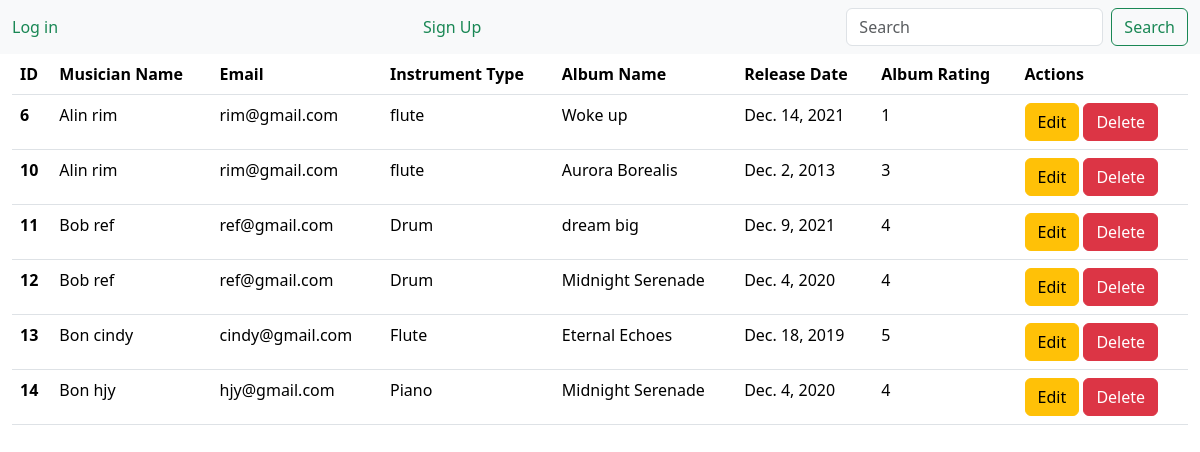
Before: / with the older database file.
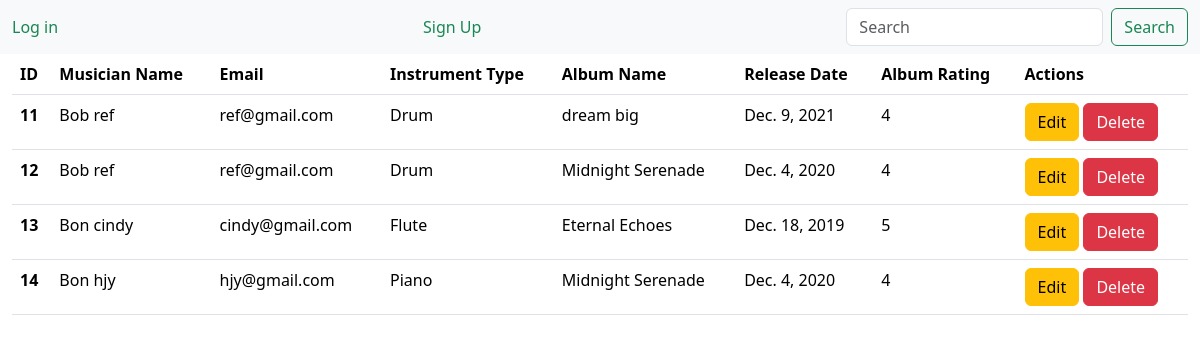
After: the same page with the newer database file.
### album_app/models.py (models this page shows, shortened)
class AlbumInfo(models.Model):
    album_name = models.CharField(max_length=50)
    release_date = models.DateField()
    rating = models.IntegerField(choices=[(i, i) for i in range(1, 6)])
    musician = models.ForeignKey(MusicianInfo, on_delete=models.CASCADE)

### musician_app/models.py (models this page shows, shortened)
class MusicianInfo(models.Model):
    firstName = models.CharField(max_length=50)
    lastName = models.CharField(max_length=50)
    email = models.CharField(max_length=50)
    phone_num = models.CharField(max_length=12)
    Instrument_type = models.CharField(max_length=50)

### Musicians_Directory/views.py (the view)
# urls.py: 2. Add a URL to urlpatterns:  path('', views.home, name='home')
def home(request):
    data = AlbumInfo.objects.all()
    return render(request, 'home.html', {'data': data})

### templates/home.html
{% extends "base.html" %}
{% block content %}
<div class="container-fluid">
    <table class="table">
        <thead>
            <tr>
                <th scope="col">ID</th>
                <th scope="col">Musician Name</th>
                <th scope="col">Email</th>
                <th scope="col">Instrument Type</th>
                <th scope="col">Album Name</th>
                <th scope="col">Release Date</th>
                <th scope="col">Album Rating</th>
                <th scope="col">Actions</th>
            </tr>
        </thead>
        <tbody>
            {% for album in data %}
                <tr>
                    <th scope="row">{{ album.id }}</th>
                    <td>{{ album.musician.firstName }} {{ album.musician.lastName }}</td>
                    <td>{{album.musician.email }}</td>
                    <td>{{album.musician.Instrument_type }}</td>
                    <td>{{ album.album_name }}</td>
                    <td>{{ album.release_date }}</td>
                    <td>{{ album.rating }}</td>
                    <td>
                        <a href="{% url 'edit_musician' album.musician.id %}" class="btn btn-warning">Edit </a>
                        <a href="{% url 'delete_musician' album.musician.id %}" class="btn btn-danger">Delete </a>
                    </td>
                </tr>
            {% endfor %}
        </tbody>
    </table>
</div>
{% endblock %}

### templates/base.html (shortened to what this page needs)
<!doctype html>
<html lang="en">
  <head>
    <link href="https://cdn.jsdelivr.net/npm/bootstrap@5.3.2/dist/css/bootstrap.min.css" rel="stylesheet">
  </head>
  <body>
    <nav class="navbar bg-body-tertiary">
      <div class="container-fluid">
          {% if request.user.is_authenticated %}
              <a class="navbar-brand fw-bold fs-4 text-success mb-2">MusicWorld</a>
              <a class="nav-link active text-success" aria-current="page" href="{% url 'home'%}">Home</a>
              <a class="nav-link active text-success" aria-current="page" href="{% url 'musician'%}">Musician</a>
              <a class="nav-link active text-success" aria-current="page" href="{% url 'album'%}">Album</a>
              <a class="nav-link active text-success" aria-current="page" href="{% url 'logout'%}">Log out</a>
          {% else %}
              <a class="nav-link active text-success" aria-current="page" href="{% url 'login'%}">Log in</a>
              <a class="nav-link active text-success" aria-current="page" href="{% url 'register'%}">Sign Up</a>
          {% endif %}
          <form class="d-flex" role="search">
              <input class="form-control me-2" type="search" placeholder="Search" aria-label="Search">
              <button class="btn btn-outline-success" type="submit">Search</button>
          </form>
      </div>
  </nav>
       {% block content %}
       {% endblock  %}
  </body>
</html>

Changed rows visible on the page:
removed AlbumInfo: id "6", musician.firstName "Alin", musician.lastName "rim", musician.email "rim@gmail.com", musician.Instrument_type "flute", album_name "Woke up", release_date "Dec. 14, 2021", rating "1"
removed AlbumInfo: id "10", musician.firstName "Alin", musician.lastName "rim", musician.email "rim@gmail.com", musician.Instrument_type "flute", album_name "Aurora Borealis", release_date "Dec. 2, 2013", rating "3"
